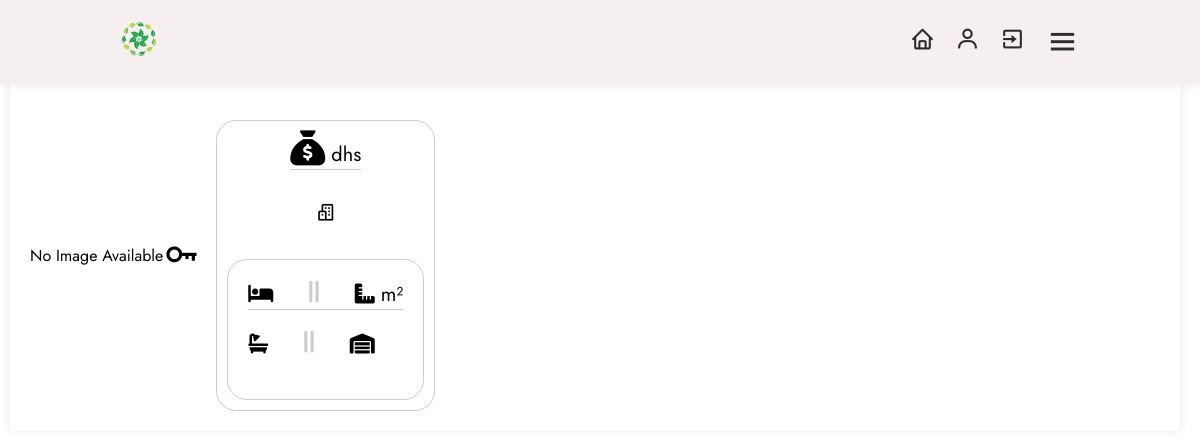
Page /product/929193df-d1f8-4321-a1e6-cb2a8e367bf2?username=hassan (signed in) on the earlier database version.
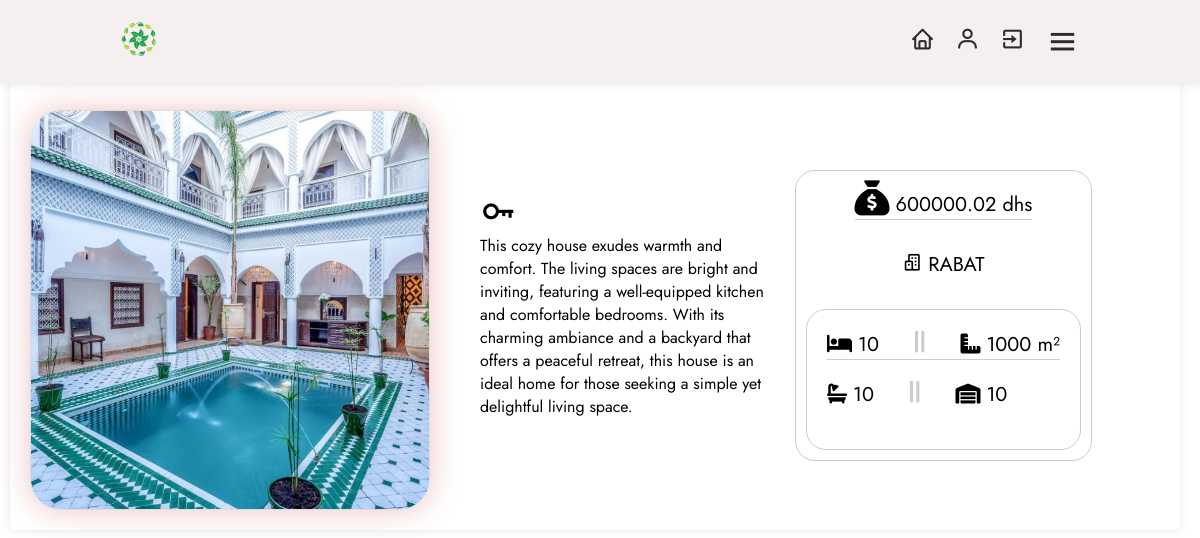
Same page on the later database version.
### models/user.py (models this page shows)
class Products(db.Model):
    id = db.Column(db.String(50), primary_key=True, default=lambda: str( uuid.uuid4()), unique=True, nullable=False)
    name = db.Column(db.String(255), nullable=False)
    city = db.Column(db.String(8), nullable=False)
    price = db.Column(db.Float, nullable=False)
    image_path = db.Column(db.String(255), nullable=True)
    num_rooms = Column(Integer, nullable=False)
    section = Column(Integer, nullable=False)
    num_bain = Column(Integer, nullable=False)
    window_per_house = Column(Integer, nullable=False)
    user_id = db.Column(db.String(50),db.ForeignKey('user.id'),nullable=False)
    user = db.relationship('User', backref=db.backref('products', lazy=True))

### models/app.py (the view)
    @app.route('/product/<string:product_id>')
    def product_detail(product_id):
        product = get_product_details(product_id)
        user_data = get_user_data(current_user.username)
        return render_template('product_detail.html', product=product, user_data=user_data)

### models/db.py (called while the page is built)
def get_user_data(username):
    user = User.query.filter_by(username=username).first()
    if user is not None:
        return user
    else:
        return None

### models/templates/product_detail.html (shortened to what the changed rows need)
<!DOCTYPE html>
<html lang="en">
        <head>
                <link rel="stylesheet" href="{{ url_for('static', filename='style/dashboard.css') }}">
                <link rel="stylesheet" href="https://cdnjs.cloudflare.com/ajax/libs/font-awesome/5.15.2/css/all.min.css">
                <link rel="stylesheet" href="https://cdnjs.cloudflare.com/ajax/libs/font-awesome/6.4.2/css/all.min.css" />
                <link rel="stylesheet" href="https://unpkg.com/boxicons@latest/css/boxicons.min.css">
                <link href="https://cdn.jsdelivr.net/npm/bootstrap-icons@1.21.0/font/bootstrap-icons.css" rel="stylesheet">
        </head>
        <body>
                <section class="inside">
                                <div class="card">
                                     {% if product.image_path %}
                                        <img class="product-image" src="{{ url_for('serve_image', filename=product.image_path.split('/')[-1]) }}" alt="Product Image">
                                     {% else %}
                                              <p>No Image Available</p>
                                     {% endif %}
                                        <a style="max-width: 300px; margin-right: 15px;">
                                                <i class='bx bx-key' style="font-size: 38px"></i><p>   {{ product.name }} </p>
                                        </a>
                                        <div class="product-info">
                                                       <li style="border-bottom: 1px solid #ccc; margin-bottom: 30px;">
                                                                <i class="fa-solid fa-sack-dollar" style="font-size: 35px;"></i>   {{ product.price }} dhs
                                                       </li>
                                                       <p style="margin-bottom: 30px;">
                                                                <i class='bx bx-buildings'></i>   {{ product.city }}
                                                       </p>
                                                       <a style="border: 1px solid #ccc; border-radius: 20px; padding: 20px;">
                                                                 <p style="border-bottom: 1px solid #ccc; margin-bottom: 20px;">
                                                                        <i class="fa-solid fa-bed"></i> {{ product.num_rooms }}
                                                                        <i class="fa-solid fa-grip-lines-vertical" style="color: #ccc; font-size: 25px; margin-left: 30px; margin-right: 30px"></i>
                                                                        <i class="fa-solid fa-ruler-combined"></i>    {{ product.section }} m²
                                                                 </p>
                                                                 <p style="margin-bottom: 20px; margin-bottom: 20px;">
                                                                        <i class="fa-solid fa-bath"></i>    {{ product.num_bain }}
                                                                        <i class="fa-solid fa-grip-lines-vertical" style="color: #ccc; font-size: 25px; margin-left: 30px; margin-right: 30px;"></i>
                                                                        <i class="fa-solid fa-warehouse"></i>     {{ product.window_per_house }}
                                                                 </p>
                                                       </a>
                                        </div>
                                </div>
                </section>
        </body>
</html>

Differences in the rows shown:
added Products: name "This cozy house exudes warmth and comfort. The living spaces are bright and inviting, featuring a well-equipped kitchen and comfortable bedrooms. With its charming ambiance and a backyard that offers a peaceful retreat, this house is an ideal home for those seeking a simple yet delightful living space.", price "600000.02", city "RABAT", section "1000"
Other differences:
{{ product.num_rooms }}: (not shown) → "10"
{{ product.num_bain }}: (not shown) → "10"
{{ product.window_per_house }}: (not shown) → "10"
text no longer shown: "No Image Available"
